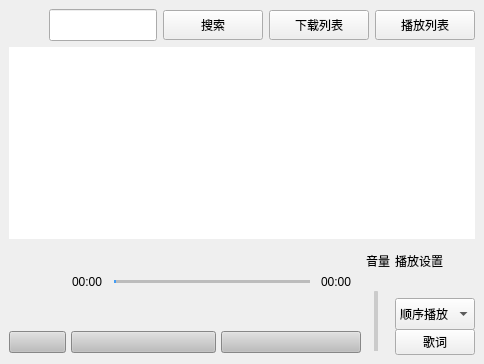
  <widget class="QWidget" name="centralWidget">
   <layout class="QGridLayout" name="gridLayout_2">
    <property name="leftMargin">
     <number>0</number>
    </property>
    <property name="topMargin">
     <number>0</number>
    </property>
    <property name="rightMargin">
     <number>0</number>
    </property>
    <property name="bottomMargin">
     <number>0</number>
    </property>
    <property name="spacing">
     <number>0</number>
    </property>
    <item row="0" column="0">
     <widget class="QStackedWidget" name="stackedWidget">
      <property name="styleSheet">
       <string notr="true"/>
      </property>
      <property name="currentIndex">
       <number>0</number>
      </property>
      <widget class="QWidget" name="page">
       <layout class="QGridLayout" name="gridLayout_3">
        <item row="0" column="0">
         <layout class="QHBoxLayout" name="horizontalLayout">
          <item>
           <spacer name="horizontalSpacer">
            <property name="orientation">
             <enum>Qt::Horizontal</enum>
            </property>
            <property name="sizeHint" stdset="0">
             <size>
              <width>40</width>
              <height>20</height>
             </size>
            </property>
           </spacer>
          </item>
          <item>
           <widget class="QLineEdit" name="lineEditSearch">
            <property name="minimumSize">
             <size>
              <width>0</width>
              <height>32</height>
             </size>
            </property>
            <property name="maximumSize">
             <size>
              <width>16777215</width>
              <height>35</height>
             </size>
            </property>
           </widget>
          </item>
          <item>
           <widget class="QToolButton" name="tbnSearch">
            <property name="minimumSize">
             <size>
              <width>100</width>
              <height>30</height>
             </size>
            </property>
            <property name="maximumSize">
             <size>
              <width>100</width>
              <height>30</height>
             </size>
            </property>
            <property name="text">
             <string>搜索</string>
            </property>
           </widget>
          </item>
          <item>
           <widget class="QPushButton" name="pushButton_playlist">
            <property name="minimumSize">
             <size>
              <width>100</width>
              <height>30</height>
             </size>
            </property>
            <property name="maximumSize">
             <size>
              <width>100</width>
              <height>30</height>
             </size>
            </property>
            <property name="text">
             <string>下载列表</string>
            </property>
           </widget>
          </item>
          <item>
           <widget class="QPushButton" name="pushButton_2">
            <property name="minimumSize">
             <size>
              <width>100</width>
              <height>30</height>
             </size>
            </property>
            <property name="maximumSize">
             <size>
              <width>100</width>
              <height>30</height>
             </size>
            </property>
            <property name="text">
             <string>播放列表</string>
            </property>
           </widget>
          </item>
         </layout>
        </item>
        <item row="1" column="0">
         <widget class="QTableWidget" name="tableWidgetSong">
          <property name="styleSheet">
           <string notr="true">	border:none;</string>
          </property>
         </widget>
        </item>
        <item row="2" column="0">
         <widget class="QWidget" name="widget" native="true">
          <property name="minimumSize">
           <size>
            <width>0</width>
            <height>110</height>
           </size>
          </property>
          <layout class="QGridLayout" name="gridLayout">
           <property name="leftMargin">
            <number>0</number>
           </property>
           <property name="topMargin">
            <number>0</number>
           </property>
           <property name="rightMargin">
            <number>0</number>
           </property>
           <property name="bottomMargin">
            <number>0</number>
           </property>
           <property name="horizontalSpacing">
            <number>5</number>
           </property>
           <property name="verticalSpacing">
            <number>10</number>
           </property>
           <item row="0" column="4">
            <widget class="QLabel" name="label">
             <property name="styleSheet">
              <string notr="true">font: 9pt &quot;Microsoft YaHei UI&quot;;</string>
             </property>
             <property name="text">
              <string>播放设置</string>
             </property>
            </widget>
           </item>
           <item row="1" column="3" rowspan="2">
            <widget class="QSlider" name="volumeSlider">
             <property name="minimumSize">
              <size>
               <width>10</width>
               <height>20</height>
              </size>
             </property>
             <property name="maximumSize">
              <size>
               <width>20</width>
               <height>60</height>
              </size>
             </property>
             <property name="styleSheet">
              <string notr="true">QSlider{
    border-color: #cbcbcb;
}
QSlider::groove:vertical {  

background: #cbcbcb;  
width: 6px;  
border-radius: 1px;  
padding-left:-1px;  
padding-right:-1px;  
padding-top:-1px;  
padding-bottom:-1px;  
} 
QSlider::sub-page:vertical {  
background: #cbcbcb;  

border-radius: 2px;  
} 
QSlider::add-page:vertical {  
background: qlineargradient(x1:0, y1:0, x2:0, y2:1,   
    stop:0 #439cf4, stop:1 #439cf4);  
background: qlineargradient(x1: 0, y1: 0.2, x2: 1, y2: 1,  
    stop: 0 #439cf4, stop: 1 #439cf4);  
width: 10px;  
border-radius: 2px;  
}
QSlider::handle:vertical   
{     
    border-image: url(:/res/slider/circle.png);
     margin: -2px -7px -2px -7px; 
    height: 15px;
}  
</string>
             </property>
             <property name="orientation">
              <enum>Qt::Vertical</enum>
             </property>
            </widget>
           </item>
           <item row="2" column="2">
            <widget class="QPushButton" name="pushButton_next">
             <property name="minimumSize">
              <size>
               <width>140</width>
               <height>22</height>
              </size>
             </property>
             <property name="styleSheet">
              <string notr="true">background-color: rgb(189, 189, 189);</string>
             </property>
             <property name="text">
              <string/>
             </property>
            </widget>
           </item>
           <item row="0" column="3">
            <widget class="QLabel" name="label_2">
             <property name="styleSheet">
              <string notr="true">font: 9pt &quot;Microsoft YaHei UI&quot;;</string>
             </property>
             <property name="text">
              <string>音量</string>
             </property>
            </widget>
           </item>
           <item row="2" column="0">
            <widget class="QPushButton" name="pushButton_pre">
             <property name="styleSheet">
              <string notr="true">background-color: rgb(189, 189, 189);</string>
             </property>
             <property name="text">
              <string/>
             </property>
            </widget>
           </item>
           <item row="0" column="0" rowspan="2" colspan="3">
            <widget class="QWidget" name="widget_2" native="true">
             <property name="maximumSize">
              <size>
               <width>16777215</width>
               <height>60</height>
              </size>
             </property>
             <property name="styleSheet">
              <string notr="true">QWidget#widget_2 
{
	border-radius:15px
}</string>
             </property>
             <layout class="QHBoxLayout" name="horizontalLayout_3">
              <item>
               <widget class="QLabel" name="playingCoverLablel">
                <property name="minimumSize">
                 <size>
                  <width>22</width>
                  <height>22</height>
                 </size>
                </property>
                <property name="maximumSize">
                 <size>
                  <width>22</width>
                  <height>22</height>
                 </size>
                </property>
                <property name="text">
                 <string/>
                </property>
               </widget>
              </item>
              <item>
               <widget class="QLabel" name="playingArtistLabel">
                <property name="styleSheet">
                 <string notr="true"/>
                </property>
                <property name="text">
                 <string/>
                </property>
               </widget>
              </item>
              <item>
               <widget class="QLabel" name="playingNameLabel">
                <property name="styleSheet">
                 <string notr="true"/>
                </property>
                <property name="text">
                 <string/>
                </property>
               </widget>
              </item>
              <item>
               <widget class="QLabel" name="now_duration">
                <property name="text">
                 <string>00:00</string>
                </property>
               </widget>
              </item>
              <item>
               <widget class="QSlider" name="playProgressSlider">
                <property name="styleSheet">
                 <string notr="true">
QSlider{
border-color: #bcbcbc;
}
QSlider::groove:horizontal {                                
     border: 1px solid #999999;                             
     height: 1px;                                           
    margin: 0px 0;                                         
     left: 5px; right: 5px; 
 }

QSlider::handle:horizontal {                               
     border: 0px ;                           
     border-image:  url(:/res/slider/circle.png);
     width: 15px;                                           
     margin: -7px -7px -7px -7px;                  
} 

QSlider::add-page:horizontal{
background: qlineargradient(spread:pad, x1:0, y1:1, x2:0, y2:0, stop:0 #bcbcbc, stop:0.25 #bcbcbc, stop:0.5 #bcbcbc, stop:1 #bcbcbc); 

}

QSlider::sub-page:horizontal{                               
 background: qlineargradient(spread:pad, x1:0, y1:1, x2:0, y2:0, stop:0 #439cf3, stop:0.25 #439cf3, stop:0.5 #439cf3, stop:1 #439cf3);                     
}</string>
                </property>
                <property name="orientation">
                 <enum>Qt::Horizontal</enum>
                </property>
               </widget>
              </item>
              <item>
               <widget class="QLabel" name="all_duration">
                <property name="text">
                 <string>00:00</string>
                </property>
               </widget>
              </item>
             </layout>
            </widget>
           </item>
           <item row="2" column="1">
            <widget class="QPushButton" name="pushButton_play">
             <property name="minimumSize">
              <size>
               <width>145</width>
               <height>22</height>
              </size>
             </property>
             <property name="maximumSize">
              <size>
               <width>145</width>
               <height>22</height>
              </size>
             </property>
             <property name="styleSheet">
              <string notr="true">background-color: rgb(189, 189, 189);</string>
             </property>
             <property name="text">
              <string/>
             </property>
            </widget>
           </item>
           <item row="2" column="4">
            <widget class="QPushButton" name="pushButton_4">
             <property name="minimumSize">
              <size>
               <width>0</width>
               <height>25</height>
              </size>
             </property>
             <property name="text">
              <string>歌词</string>
             </property>
            </widget>
           </item>
           <item row="1" column="4">
            <widget class="QComboBox" name="comboBox">
             <property name="minimumSize">
              <size>
               <width>0</width>
               <height>32</height>
              </size>
             </property>
             <property name="maximumSize">
              <size>
               <width>16777215</width>
               <height>10</height>
              </size>
             </property>
             <item>
              <property name="text">
               <string>顺序播放</string>
              </property>
             </item>
             <item>
              <property name="text">
               <string>随机播放</string>
              </property>
             </item>
             <item>
              <property name="text">
               <string>单曲播放</string>
              </property>
             </item>
            </widget>
           </item>
          </layout>
         </widget>
        </item>
       </layout>
      </widget>
      <widget class="QWidget" name="page_2">
       <layout class="QGridLayout" name="gridLayout_4">
        <property name="leftMargin">
         <number>5</number>
        </property>
        <property name="topMargin">
         <number>5</number>
        </property>
        <property name="rightMargin">
         <number>5</number>
        </property>
        <property name="bottomMargin">
         <number>5</number>
        </property>
        <property name="spacing">
         <number>11</number>
        </property>
        <item row="1" column="0">
         <widget class="QPushButton" name="pushButton">
          <property name="minimumSize">
           <size>
            <width>0</width>
            <height>30</height>
           </size>
          </property>
          <property name="text">
           <string>返回搜索</string>
          </property>
         </widget>
        </item>
        <item row="0" column="0">
         <widget class="QListWidget" name="lyricList">
          <property name="styleSheet">
           <string notr="true">QListWidget{
	border:none;
}

QListWidget::item{
	padding-top:10px;
   	margin-left:40px;
   	margin-right:40px;
  	margin-top:0px;
  	margin-bottom:0px;
   background-color: rgb(255, 255, 255);
}



</string>
          </property>
         </widget>
        </item>
       </layout>
      </widget>
     </widget>
    </item>
   </layout>
  </widget>
